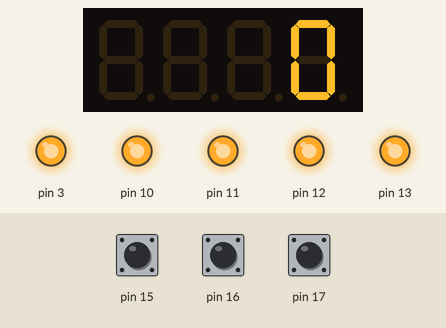
The sketch below on a simulated Arduino Uno, built with avr-gcc and run on an emulated ATmega328P. Parts: 4-digit seven-segment display, output pins drawn as LEDs (lit = HIGH). The test bench sets the inputs (shaded band); at power-on: pin 16 HIGH, pin 15 HIGH, pin 17 HIGH.

Above: at 1.2 s.
1.3 s: pin 16 pulled LOW for 0.15 s
At 2.1 s:
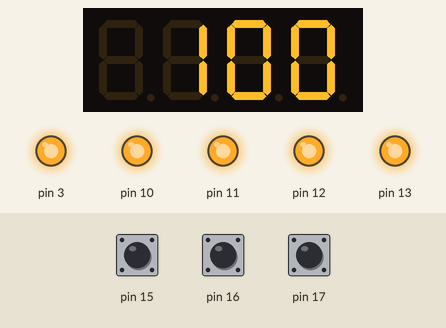
2.9 s: pin 15 pulled LOW for 0.15 s
At 3.8 s:
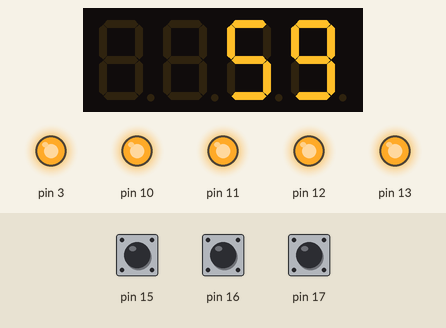
Timing chart, 0 to 5.9 s (numbered marks = the images above; inputs shaded):
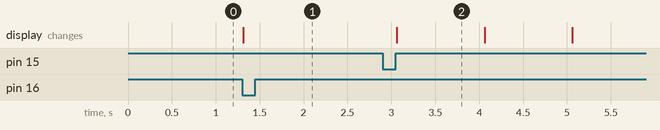

The sketch:

TIMER.ino
```cpp
#include <TimerOne.h>
#include <MultiFuncShield.h>

int Mode = 0;
int seconds = 0;
int minutes = 0;

void setup() {
  Timer1.initialize();
  MFS.initialize(&Timer1);
  MFS.write(0);

  Serial.begin(9600);
}


void loop() {
  byte btn = MFS.getButton();
  switch (Mode)
  {
    case 0:
        if (btn == BUTTON_1_SHORT_RELEASE && (minutes + seconds) > 0)
        {
          Mode = 1;
        }
        else if (btn == BUTTON_1_LONG_PRESSED)
        {
          seconds = 0;
          minutes = 0;
          MFS.write(minutes*100 + seconds);
        }
        else if (btn == BUTTON_2_PRESSED)
        {
          minutes++;
          if (minutes > 60)
          {
            minutes = 0;
          }
          MFS.write(minutes*100 + seconds);
        }
        else if (btn == BUTTON_3_PRESSED)
        {
          seconds += 1;
          if (seconds >= 60)
          {
            minutes++;
            seconds = 0;
          }
          MFS.write(minutes*100 + seconds);
        }
        break;

    case 1:
        if (btn == BUTTON_1_SHORT_RELEASE)
        {
          seconds++;
          Mode = 0;
        }
        else
        {
          seconds--;

            if (seconds < 0 && minutes > 0)
            {
              seconds = 59;
              minutes--;
            }

            if (minutes == 0 && seconds == 0)
            {
              MFS.beep(100,50,3);
              MFS.write("End");
              delay(3000);
              Mode = 0;
            }
            MFS.write(minutes*100 + seconds);
          }
          delay(1000);

        break;
  }
}
```

Measured:
- after the input at 1.3 s, the display: changes at once (image 1)
- after the input at 2.9 s, the display: changes after 0.16 s (image 2)
